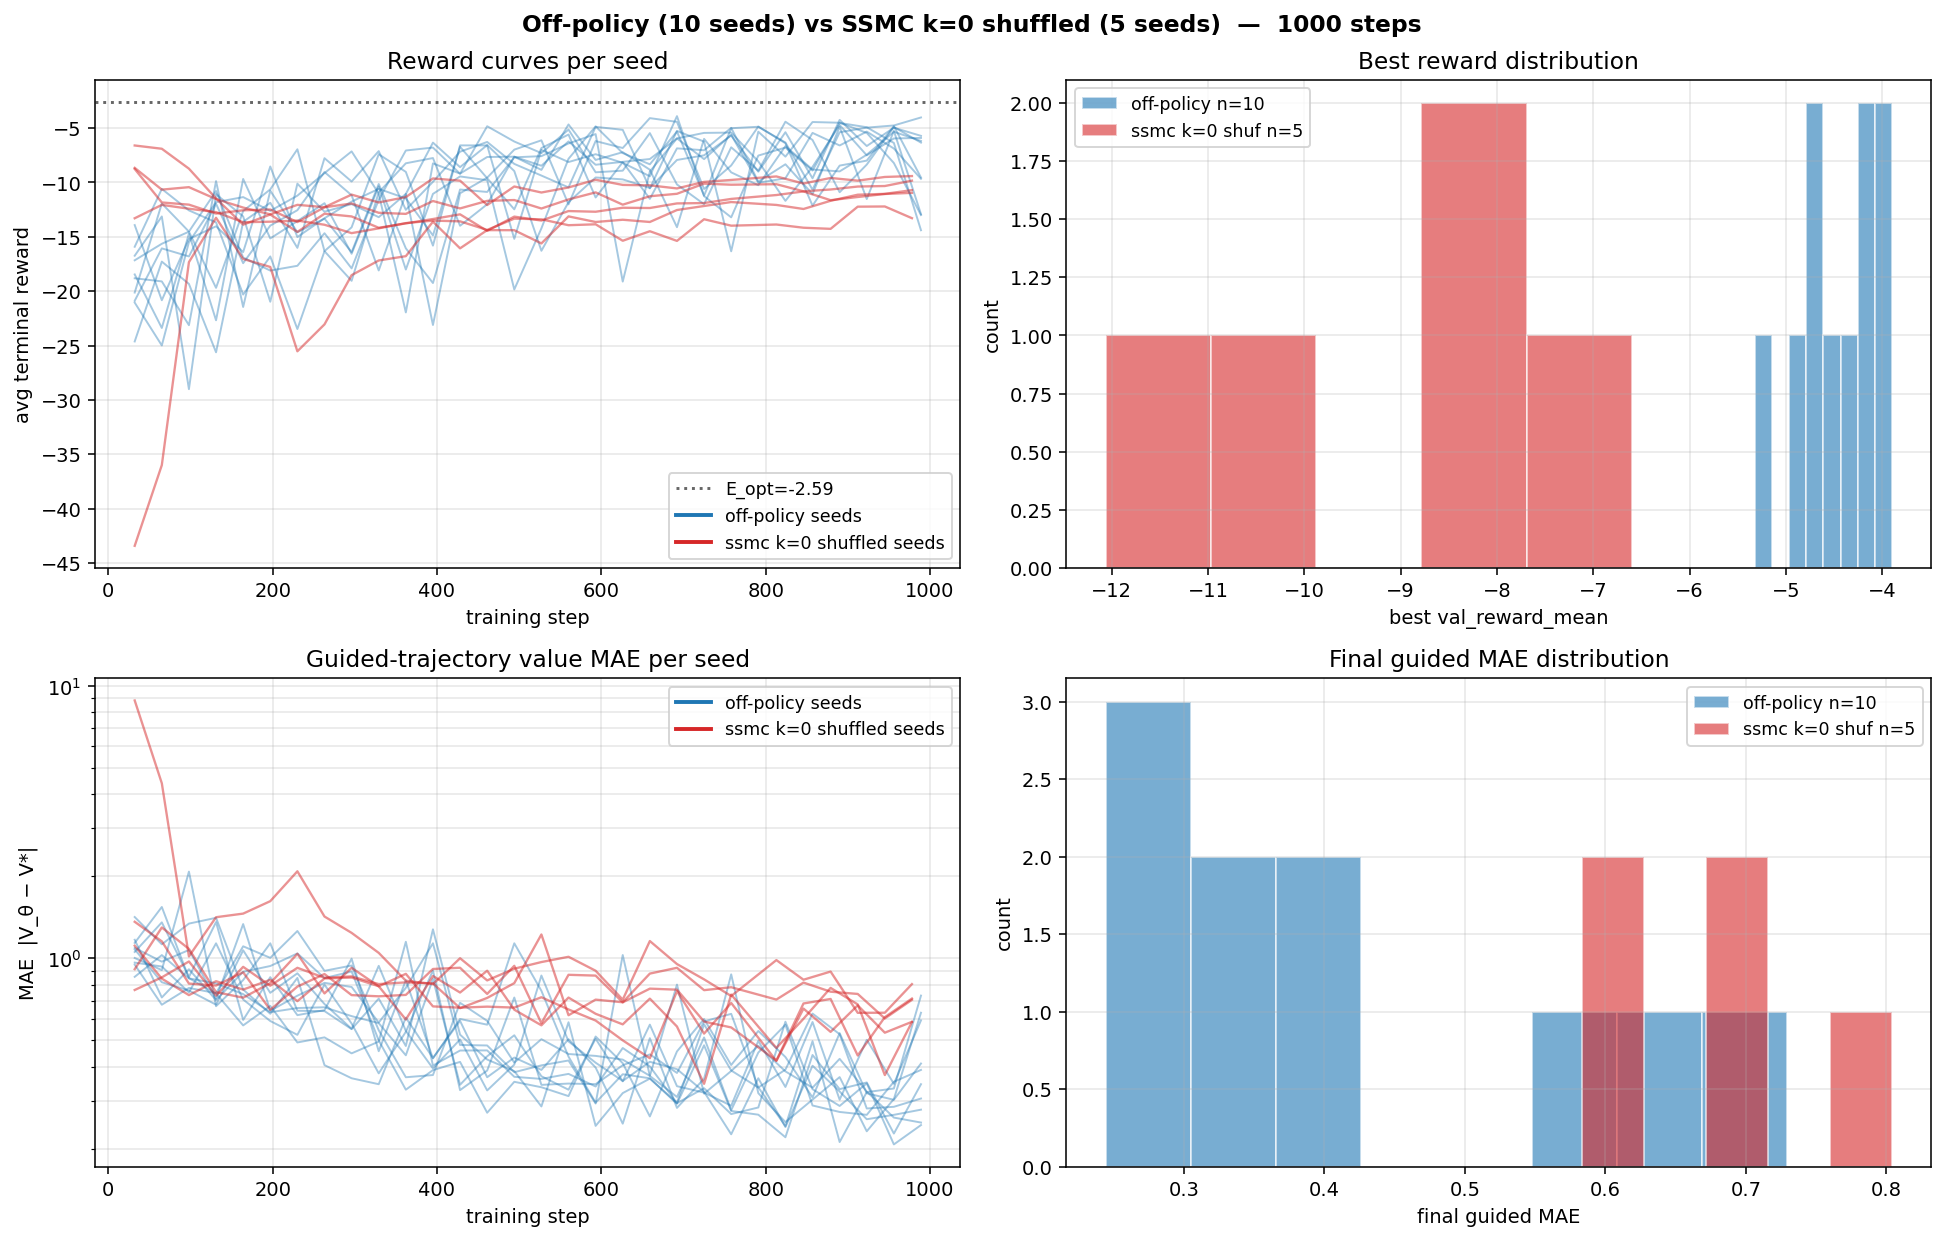

Reproduce this figure in Python.
#!/usr/bin/env python3
"""5 seeds of SSMC k=0 with fully-shuffled buffer (full trajectory length).

Mirrors the setup of `ssmc_shuffled_buffer.py`:
  - 2000 trajectories per seed × 100 steps = 200K samples (correlated within
    each trajectory, but globally shuffled before training).
  - log_tau(x, t) = 0  (no SMC twisting; just base-SDE forward).
  - Each batch of 256 then samples from up to 256 distinct trajectories.

After all 5 seeds finish, this script merges off-policy seeds results from
`notebooks/offpolicy_seeds_results.json` and produces a side-by-side plot
of the two distributions.
"""

import gc
import json
import os
import shutil
import time
from functools import partial
from math import sqrt

import matplotlib
matplotlib.use("Agg")
import matplotlib.pyplot as plt
import numpy as np
import pandas as pd
import torch
import torch.nn as nn
from einops import reduce
from sklearn.datasets import make_moons
from sklearn.mixture import GaussianMixture
from sklearn.preprocessing import StandardScaler
from torch.utils.data import DataLoader, TensorDataset

import lightning as L
from lightning.pytorch.callbacks import Callback, ModelCheckpoint
from lightning.pytorch.loggers import CSVLogger

from diffusion_rl.models.on_policy import OnPolicyValue, single_seed_mc
from diffusion_rl.modules.resnet_mlp import ValueNetwork


# ── Setup (matches earlier sweeps) ─────────────────────────────────────────
X, _ = make_moons(n_samples=10_000, noise=0.05, random_state=42)
scaler = StandardScaler()
X = scaler.fit_transform(X)
clf = GaussianMixture(n_components=100, covariance_type="spherical")
clf.fit(X)
_means = torch.from_numpy(clf.means_).double()
_sigma2 = torch.from_numpy(clf.covariances_).double()
_weights = torch.from_numpy(clf.weights_).double()
_sigmas = torch.sqrt(_sigma2)[:, None]
_weights_col = _weights[:, None]

D = 2
a = 1.0
c = torch.tensor([1.0, 0.0])


class AV(nn.Module):
    def __init__(self, means, sigma2, weights, a=1.0, c_=None, D_=2):
        super().__init__()
        if c_ is None:
            c_ = torch.tensor([1.0, 0.0])
        self.register_buffer("means", means.float())
        self.register_buffer("sigma2", sigma2.float())
        self.register_buffer("weights", weights.float())
        self.a = a
        self.D = D_
        self.register_buffer("c", c_.float())

    def _log_Z(self, m, v):
        cc = self.c.double()
        d = 1 + 20 * v
        return (
            -self.D / 2 * torch.log(d)
            + (
                -10 * (m**2).sum(-1)
                + 20 * (m * cc).sum(-1)
                + 200 * v * (cc**2).sum()
            ) / d
            - 10 * (cc**2).sum()
        )

    def forward(self, x, t):
        x = x.double()
        t = t.double().reshape(-1)
        if t.numel() == 1:
            t = t.expand(x.shape[0])
        t_ = t[:, None]
        m = self.means.double()
        s2 = self.sigma2.double()
        w = self.weights.double()
        dk = t_ * s2[None, :] + 2 * self.a * (1 - t_)
        mm = t_[:, :, None] * m[None, :, :]
        d2 = ((x[:, None, :] - mm) ** 2).sum(-1)
        ts = t_ + 1e-40
        lg = -self.D / 2 * torch.log(2 * torch.pi * ts * dk) - d2 / (2 * ts * dk)
        lw = torch.log(w)[None, :]
        lpw = lw + lg - torch.logsumexp(lw + lg, dim=1, keepdim=True)
        tV = 2 * self.a * (1 - t_) * s2[None, :] / dk
        tmu = (
            s2[None, :, None] * x[:, None, :]
            + 2 * self.a * (1 - t_)[:, :, None] * m[None, :, :]
        ) / dk[:, :, None]
        return torch.logsumexp(lpw + self._log_Z(tmu, tV), dim=1).float()


_avm = AV(_means, _sigma2, _weights, a=a, c_=c, D_=D)


def anal_fn(x, t):
    return _avm(x.cpu(), t.cpu()).to(x.device)


def gmm_drift(xt, ts, a_):
    ts = ts.reshape(-1, 1)
    xt_ = xt[..., None]
    means_ = _means.float().to(xt).T[None, ...]
    ts_ = ts[..., None]
    sigmas_ = _sigmas.float().to(xt).T
    weights_ = _weights_col.float().to(xt).T
    denom = 2 * a_ * (1 - ts) + ts * sigmas_**2
    le = -reduce((xt_ - means_ * ts_) ** 2, "n d m -> n m", "sum") / (2 * ts * denom)
    lsf = torch.log(2 * a_ * (1 - ts) / denom) * D / 2
    lrw = torch.log(weights_) + le + lsf
    lw = lrw - torch.logsumexp(lrw, dim=1, keepdim=True)
    lw = torch.where((ts == 0), torch.log(weights_), lw)
    nm = (2 * a_ * (1 - ts_) * means_ + xt_ * sigmas_[None, ...] ** 2) / denom[:, None, :]
    us = (nm - xt[:, :, None]) / (1 - ts[..., None])
    return reduce(torch.exp(lw)[:, None, :] * us, "n d m -> n d", "sum")


DEVICE = "mps" if torch.backends.mps.is_available() else "cpu"


def base_drift(x, t):
    return gmm_drift(x, t if t.ndim >= 1 else t.unsqueeze(0), a).to(dtype=torch.float)


def reward_fn(x):
    return -10 * (x - c.to(x)).square().sum(dim=1)


def log_tau_zero(x, t):
    return torch.zeros(x.shape[0], dtype=x.dtype, device=x.device)


def zero_value(x, t):
    return torch.zeros(x.shape[0], dtype=x.dtype, device=x.device)


# ── Constants ──────────────────────────────────────────────────────────────
LOG_DIR = "lightning_logs/ssmc_shuffle_seeds"
CKPT_DIR = "checkpoints/ssmc_shuffle_seeds"
OFF_POLICY_RESULTS = "notebooks/offpolicy_seeds_results.json"

TOTAL_STEPS = 1000
BS = 256
LR = 1e-3
N_STEPS = 100
MC_SAMPLES = 10
N_TRAJ_BIG = 2000        # 2000 × 100 = 200K samples per buffer
N_SEEDS = 5

with open("notebooks/analytical_target.json") as f:
    _at = json.load(f)
E_OPT = _at["E_opt"]

all_rewards = reward_fn(torch.from_numpy(X).float())
max_r = all_rewards.max()
bias_val = (
    torch.log(torch.mean(torch.exp(all_rewards - max_r))) + max_r
).item()

val_loader = DataLoader(TensorDataset(torch.zeros(1)), batch_size=1)


# ── Trajectory MAE callback ────────────────────────────────────────────────
class TrajCB(Callback):
    def __init__(self, af, n=256, ns=N_STEPS):
        super().__init__()
        self.af = af
        self.n = n
        self.ns = ns

    def on_validation_batch_end(self, trainer, pl, outputs, batch, bi):
        if bi > 0:
            return
        dim = pl.hparams.dim
        dev = pl.device
        n = self.n
        dt = 1.0 / self.ns
        for beta, label in [(0, "base"), (1, "guided")]:
            x = torch.zeros(n, dim, device=dev)
            ax, at = [x], [torch.zeros(n, device=dev)]
            dfn = partial(pl.drift, beta=beta)
            for st in torch.linspace(0, 1, self.ns + 1, device=dev)[:-1]:
                tv = st.expand(n)
                dx = dfn(x, tv) * dt
                db = sqrt(2 * pl.a * dt) * torch.randn_like(x)
                x = x + dx + db
                ax.append(x)
                at.append(torch.full((n,), float(st) + dt, device=dev))
            ax = torch.cat(ax)
            at = torch.cat(at)
            with torch.no_grad():
                vp = pl.value_module(ax, at)
                va = self.af(ax, at)
            err = vp - va
            pl.log(f"traj_avg_mae_{label}", err.abs().mean(), prog_bar=False)


@torch.no_grad()
def generate_buffer(n_traj, chunk=400):
    """Generate `n_traj` SSMC trajectories with log_tau=0; returns shuffled buffers."""
    print(f"  Generating {n_traj} trajectories on {DEVICE}...")
    t0 = time.time()
    xs, ts, ys = [], [], []
    for start in range(0, n_traj, chunk):
        b = min(chunk, n_traj - start)
        all_x, all_t, all_tgt = single_seed_mc(
            drift=base_drift,
            value=zero_value,
            log_tau=log_tau_zero,
            h=reward_fn,
            a=a,
            batch_size=b,
            mc_samples=MC_SAMPLES,
            dim=D,
            n_steps=N_STEPS,
            device=DEVICE,
        )
        xs.append(all_x.cpu())
        ts.append(all_t.cpu())
        ys.append(all_tgt.cpu())
    x_buf = torch.cat(xs, dim=0)
    t_buf = torch.cat(ts, dim=0)
    y_buf = torch.cat(ys, dim=0)
    perm = torch.randperm(x_buf.shape[0])
    x_buf = x_buf[perm]
    t_buf = t_buf[perm].unsqueeze(-1)
    y_buf = y_buf[perm].unsqueeze(-1)
    print(f"    buffer: {tuple(x_buf.shape)}  ({(time.time() - t0)/60:.1f} min)")
    return x_buf, t_buf, y_buf


def run_one(seed):
    name = f"seed_{seed:02d}"
    csv_path = f"{LOG_DIR}/{name}/version_0/metrics.csv"
    if os.path.exists(csv_path):
        df = pd.read_csv(csv_path)
        val = df.dropna(subset=["val_reward_mean"])
        if len(val) > 0 and int(val["step"].max()) >= TOTAL_STEPS - 1:
            print(f"  {name}: already complete, skipping.")
            return
    for v in range(3):
        p = f"{LOG_DIR}/{name}/version_{v}"
        if os.path.exists(p):
            shutil.rmtree(p)
    p = f"{CKPT_DIR}/{name}"
    if os.path.exists(p):
        shutil.rmtree(p)

    L.seed_everything(seed, workers=True)
    print(f"\n=== seed = {seed} ===")
    x_buf, t_buf, y_buf = generate_buffer(N_TRAJ_BIG)

    print(f"  [training] {name}")
    t0 = time.time()
    vm = ValueNetwork(D, bias=bias_val)
    model = OnPolicyValue(
        base_score_module=base_drift,
        value_module=vm,
        reward_function=reward_fn,
        dim=D,
        a=a,
        lr=LR,
        loss_type="quad",
        analytical_value_fn=anal_fn,
        ema_decay=0.999,
    )
    ds = TensorDataset(y_buf, x_buf, t_buf)
    loader = DataLoader(ds, batch_size=BS, shuffle=True, drop_last=True)
    tcb = TrajCB(anal_fn)
    ccb = ModelCheckpoint(
        dirpath=f"{CKPT_DIR}/{name}",
        save_last=True, save_top_k=1,
        monitor="val_reward_mean", mode="max", filename="best",
    )
    logger = CSVLogger(LOG_DIR, name=name, version=0)
    trainer = L.Trainer(
        max_steps=TOTAL_STEPS,
        val_check_interval=max(1, TOTAL_STEPS // 30),
        callbacks=[ccb, tcb],
        logger=logger,
        enable_checkpointing=True,
        enable_progress_bar=False,
    )
    trainer.fit(model, loader, val_dataloaders=val_loader)
    print(f"    elapsed: {(time.time() - t0)/60:.1f} min")
    del model, vm, trainer, loader, ds, x_buf, t_buf, y_buf
    gc.collect()
    if torch.backends.mps.is_available():
        torch.mps.empty_cache()


# ── Run all seeds ──────────────────────────────────────────────────────────
print(f"E_OPT = {E_OPT:.4f}")
print(f"Device: {DEVICE}")
print(f"BS={BS}  LR={LR}  TOTAL_STEPS={TOTAL_STEPS}  N_TRAJ_BIG={N_TRAJ_BIG}")
print(f"seeds = 0..{N_SEEDS - 1}\n")

t_total0 = time.time()
for s in range(N_SEEDS):
    run_one(s)
    print(f"  total elapsed so far: {(time.time() - t_total0)/60:.1f} min")


# ── Aggregate and plot vs off-policy distribution ────────────────────────
def load_curves(csv_path, max_step=TOTAL_STEPS):
    if not os.path.exists(csv_path):
        return None, None
    df = pd.read_csv(csv_path)
    df = df[df["step"] <= max_step]
    val = df.dropna(subset=["val_reward_mean"])
    mae = df.dropna(subset=["traj_avg_mae_guided"])
    return val, mae


ssmc_bests, ssmc_finals, ssmc_maes = [], [], []
ssmc_val_curves, ssmc_mae_curves = [], []
for s in range(N_SEEDS):
    val, mae = load_curves(f"{LOG_DIR}/seed_{s:02d}/version_0/metrics.csv")
    if val is None or len(val) == 0:
        continue
    ssmc_bests.append(float(val["val_reward_mean"].max()))
    ssmc_finals.append(float(val["val_reward_mean"].iloc[-1]))
    ssmc_maes.append(float(mae["traj_avg_mae_guided"].iloc[-1]) if len(mae) else float("nan"))
    ssmc_val_curves.append(val)
    ssmc_mae_curves.append(mae)
ssmc_bests = np.array(ssmc_bests)
ssmc_finals = np.array(ssmc_finals)
ssmc_maes = np.array(ssmc_maes)

# Off-policy seeds (already run).
off_data = None
off_val_curves, off_mae_curves = [], []
if os.path.exists(OFF_POLICY_RESULTS):
    with open(OFF_POLICY_RESULTS) as f:
        off_data = json.load(f)
    for s in range(off_data["n_seeds"]):
        val, mae = load_curves(f"lightning_logs/offpolicy_seeds/seed_{s:02d}/version_0/metrics.csv")
        if val is not None:
            off_val_curves.append(val)
            off_mae_curves.append(mae)

print(f"\n{'=' * 72}")
print(f"  SSMC k=0 SHUFFLED ({len(ssmc_bests)} seeds, N_TRAJ={N_TRAJ_BIG})")
print(f"{'=' * 72}")
print(f"  best reward      mean={ssmc_bests.mean():>7.3f}   sd={ssmc_bests.std(ddof=1):>5.3f}   "
      f"min={ssmc_bests.min():>7.3f}  max={ssmc_bests.max():>7.3f}")
print(f"  final reward     mean={ssmc_finals.mean():>7.3f}   sd={ssmc_finals.std(ddof=1):>5.3f}")
print(f"  final guided MAE mean={ssmc_maes.mean():>6.3f}   sd={ssmc_maes.std(ddof=1):>5.3f}   "
      f"min={ssmc_maes.min():>6.3f}  max={ssmc_maes.max():>6.3f}")

if off_data is not None:
    off_bests = np.array(off_data["best_reward"]["values"])
    off_maes = np.array(off_data["final_guided_mae"]["values"])
    off_finals = np.array(off_data["final_reward"]["values"])
    print(f"\n  OFF-POLICY ({off_data['n_seeds']} seeds, for reference)")
    print(f"  best reward      mean={off_bests.mean():>7.3f}   sd={off_bests.std(ddof=1):>5.3f}")
    print(f"  final guided MAE mean={off_maes.mean():>6.3f}   sd={off_maes.std(ddof=1):>5.3f}")

    # Welch t-tests on best reward and final MAE
    from scipy import stats
    t_best, p_best = stats.ttest_ind(ssmc_bests, off_bests, equal_var=False)
    t_mae, p_mae = stats.ttest_ind(ssmc_maes, off_maes, equal_var=False)
    print(f"\n  Welch t-test  (off-policy vs SSMC)")
    print(f"    best reward:      t={t_best:+.2f}  p={p_best:.3f}")
    print(f"    final guided MAE: t={t_mae:+.2f}  p={p_mae:.3f}")


# Plot
fig, axes = plt.subplots(2, 2, figsize=(14, 9))
fig.suptitle(
    f"Off-policy ({len(off_val_curves)} seeds) vs SSMC k=0 shuffled ({len(ssmc_val_curves)} seeds)  —  1000 steps",
    fontsize=12, fontweight="bold",
)

# (a) Reward curves
ax = axes[0, 0]
ax.set_title("Reward curves per seed")
for val in off_val_curves:
    ax.plot(val["step"], val["val_reward_mean"], color="#1f77b4", alpha=0.4, lw=1.0)
for val in ssmc_val_curves:
    ax.plot(val["step"], val["val_reward_mean"], color="#d62728", alpha=0.5, lw=1.2)
ax.axhline(E_OPT, color="black", ls=":", alpha=0.6, label=f"E_opt={E_OPT:.2f}")
ax.plot([], [], color="#1f77b4", lw=2, label="off-policy seeds")
ax.plot([], [], color="#d62728", lw=2, label="ssmc k=0 shuffled seeds")
ax.set_xlabel("training step")
ax.set_ylabel("avg terminal reward")
ax.legend(fontsize=9)
ax.grid(True, alpha=0.3)

# (b) Histogram of best reward
ax = axes[0, 1]
ax.set_title("Best reward distribution")
if off_data is not None:
    ax.hist(off_bests, bins=8, color="#1f77b4", alpha=0.6, edgecolor="white",
            label=f"off-policy n={len(off_bests)}")
ax.hist(ssmc_bests, bins=5, color="#d62728", alpha=0.6, edgecolor="white",
        label=f"ssmc k=0 shuf n={len(ssmc_bests)}")
ax.set_xlabel("best val_reward_mean")
ax.set_ylabel("count")
ax.legend(fontsize=9)
ax.grid(True, alpha=0.3)

# (c) MAE curves
ax = axes[1, 0]
ax.set_title("Guided-trajectory value MAE per seed")
for mae in off_mae_curves:
    if len(mae) > 0:
        ax.plot(mae["step"], mae["traj_avg_mae_guided"], color="#1f77b4", alpha=0.4, lw=1.0)
for mae in ssmc_mae_curves:
    if len(mae) > 0:
        ax.plot(mae["step"], mae["traj_avg_mae_guided"], color="#d62728", alpha=0.5, lw=1.2)
ax.plot([], [], color="#1f77b4", lw=2, label="off-policy seeds")
ax.plot([], [], color="#d62728", lw=2, label="ssmc k=0 shuffled seeds")
ax.set_yscale("log")
ax.set_xlabel("training step")
ax.set_ylabel("MAE  |V_θ − V*|")
ax.legend(fontsize=9)
ax.grid(True, alpha=0.3, which="both")

# (d) Histogram of final MAE
ax = axes[1, 1]
ax.set_title("Final guided MAE distribution")
if off_data is not None:
    ax.hist(off_maes, bins=8, color="#1f77b4", alpha=0.6, edgecolor="white",
            label=f"off-policy n={len(off_maes)}")
ax.hist(ssmc_maes, bins=5, color="#d62728", alpha=0.6, edgecolor="white",
        label=f"ssmc k=0 shuf n={len(ssmc_maes)}")
ax.set_xlabel("final guided MAE")
ax.set_ylabel("count")
ax.legend(fontsize=9)
ax.grid(True, alpha=0.3)

plt.tight_layout()
out = "notebooks/ssmc_shuffle_seeds.png"
plt.savefig(out, dpi=140, bbox_inches="tight")
print(f"\nSaved: {out}")

with open("notebooks/ssmc_shuffle_seeds_results.json", "w") as f:
    json.dump(
        {
            "n_seeds": len(ssmc_bests),
            "best_reward": {"mean": float(ssmc_bests.mean()),
                            "sd": float(ssmc_bests.std(ddof=1)),
                            "values": ssmc_bests.tolist()},
            "final_reward": {"mean": float(ssmc_finals.mean()),
                             "sd": float(ssmc_finals.std(ddof=1)),
                             "values": ssmc_finals.tolist()},
            "final_guided_mae": {"mean": float(ssmc_maes.mean()),
                                 "sd": float(ssmc_maes.std(ddof=1)),
                                 "values": ssmc_maes.tolist()},
        },
        f, indent=2,
    )

print(f"\nTotal elapsed: {(time.time() - t_total0)/60:.1f} min")
print("Done.")
